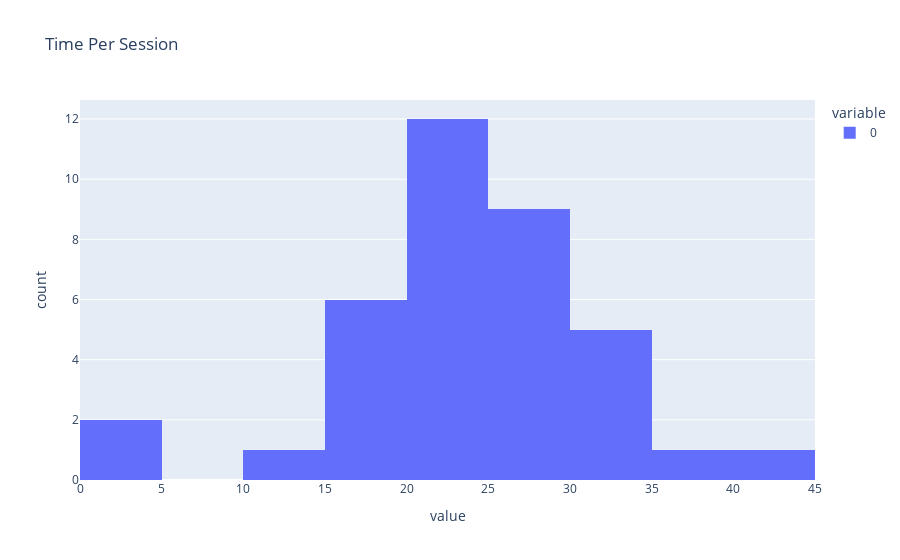

Notebook cell for this chart:
### Code cell
time_per_session = px.histogram(only_times, nbins=20, title='Time Per Session')
time_per_session.show()

### Figure 1 — Plotly figure (JSON) as saved in the notebook; plotly's stock layout.template omitted (floating-point values rounded to 4 significant figures)
{"data": [{"alignmentgroup": "True", "bingroup": "x", "hovertemplate": "variable=0<br>value=%{x}<br>count=%{y}<extra></extra>", "legendgroup": "0", "marker": {"color": "#636efa", "pattern": {"shape": ""}}, "name": "0", "nbinsx": 20, "offsetgroup": "0", "orientation": "v", "showlegend": true, "type": "histogram", "x": [33.12, 24.63, 28.84, 24.55, 35.92, 29.03, 29.02, 21.51, 26.56, 1.222, 44.13, 30.26, 19.34, 15.58, 24.38, 16.38, 27.89, 22.26, 26.8, 0.5908, 27.08, 21.71, 32.86, 21.26, 21.62, 18.11, 22.29, 15.91, 24.07, 21.9, 29.96, 27.29, 30.35, 21.53, 17.16, 14.6, 31.9], "xaxis": "x", "yaxis": "y"}], "layout": {"barmode": "relative", "legend": {"title": {"text": "variable"}, "tracegroupgap": 0}, "title": {"text": "Time Per Session"}, "xaxis": {"anchor": "y", "domain": [0, 1], "title": {"text": "value"}}, "yaxis": {"anchor": "x", "domain": [0, 1], "title": {"text": "count"}}}}
